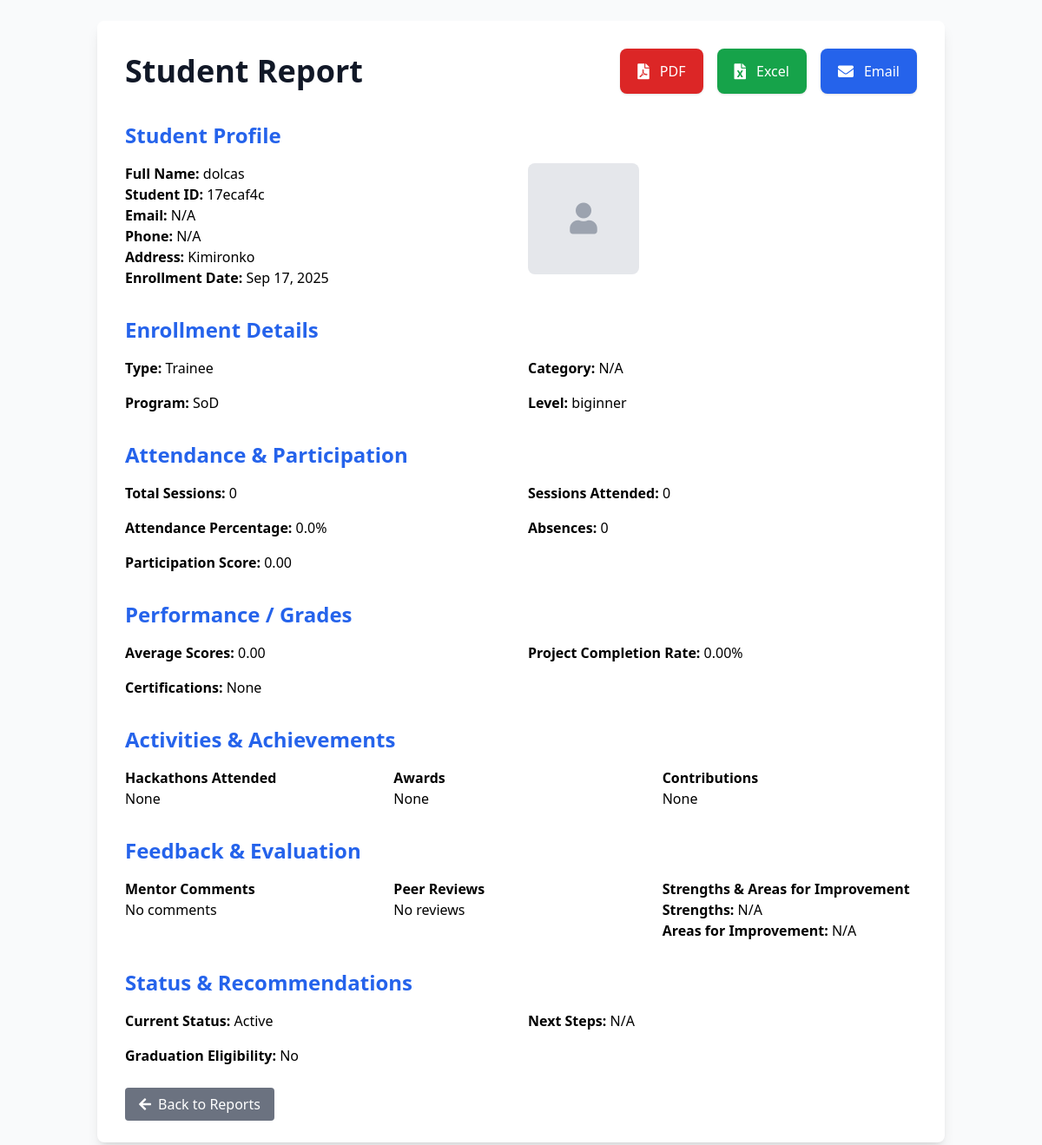
/student-report/18/ (signed in), run on the app's committed database.
### admin_panel/models.py (models this page shows, shortened)
class Student(models.Model):
    TRAINEE = 'trainee'
    INTERNEE_UNIVERSITY = 'internee-university'
    INTERNEE_HIGHSCHOOL = 'internee-highschool'
    TYPE_CHOICES = [
        (TRAINEE, 'Trainee'),
        (INTERNEE_UNIVERSITY, 'Internee (University)'),
        (INTERNEE_HIGHSCHOOL, 'Internee (High School)'),
    ]
    IOT = 'iot'
    SOD = 'sod'
    PROGRAM_CHOICES = [
        (IOT, 'IoT'),
        (SOD, 'SoD'),
    ]
    ACTIVE = 'active'
    GRADUATED = 'graduated'
    DROPPED = 'dropped'
    ON_HOLD = 'on_hold'
    STATUS_CHOICES = [
        (ACTIVE, 'Active'),
        (GRADUATED, 'Graduated'),
        (DROPPED, 'Dropped'),
        (ON_HOLD, 'On Hold'),
    ]
    name = models.CharField(max_length=100)
    student_id = models.CharField(max_length=20, unique=True, blank=True)
    email = models.EmailField(blank=True)
    phone = models.CharField(max_length=15, blank=True)
    address = models.TextField(blank=True)
    enrollment_date = models.DateField(default=timezone.now)
    photo = models.ImageField(upload_to='student_photos/', blank=True, null=True)
    type = models.CharField(max_length=30, choices=TYPE_CHOICES)
    category = models.CharField(max_length=100, blank=True)  # Optional, can be used for further categorization
    program = models.CharField(max_length=10, choices=PROGRAM_CHOICES)
    level = models.CharField(max_length=50)
    total_sessions = models.PositiveIntegerField(default=0)
    attended_sessions = models.PositiveIntegerField(default=0)
    absences = models.PositiveIntegerField(default=0)
    participation_score = models.DecimalField(max_digits=5, decimal_places=2, default=0.00)
    avg_scores = models.DecimalField(max_digits=5, decimal_places=2, default=0.00)
    project_completion_rate = models.DecimalField(max_digits=5, decimal_places=2, default=0.00)
    certifications = models.TextField(blank=True)
    progress_graph_data = JSONField(blank=True, null=True)  # List of {'date': 'YYYY-MM-DD', 'score': 85.5}
    hackathons_attended = models.TextField(blank=True)
    awards = models.TextField(blank=True)
    contributions = models.TextField(blank=True)
    mentor_comments = models.TextField(blank=True)
    peer_reviews = models.TextField(blank=True)
    strengths = models.TextField(blank=True)
    areas_for_improvement = models.TextField(blank=True)
    current_status = models.CharField(max_length=20, choices=STATUS_CHOICES, default=ACTIVE)
    next_steps = models.TextField(blank=True)
    graduation_eligibility = models.BooleanField(default=False)
    @property
    def attendance_percentage(self):
        if self.total_sessions > 0:
            return (self.attended_sessions / self.total_sessions) * 100
        return 0

### admin_panel/views.py (the view)
# urls.py: path('student-report/<int:student_id>/', views.student_report_detail, name='student_report_detail'),
@login_required
def student_report_detail(request, student_id):
    student = get_object_or_404(Student, id=student_id)
    return render(request, 'admin_panel/student_report_detail.html', {'student': student})

### templates/admin_panel/student_report_detail.html (shortened to what this page needs)
{% load static %}
<!DOCTYPE html>
<html lang="en">
<head>
    <script src="https://cdn.tailwindcss.com"></script>
    <link href="https://cdnjs.cloudflare.com/ajax/libs/font-awesome/5.15.4/css/all.min.css" rel="stylesheet">
    <link rel="stylesheet" href="{% static 'styles.css' %}">
</head>
<body class="bg-gray-50 min-h-screen font-sans">
    <div class="max-w-5xl mx-auto p-6">
        <div class="bg-white rounded-lg shadow-lg p-8">
            <div class="flex flex-col md:flex-row justify-between items-center mb-8 space-y-4 md:space-y-0">
                <h1 class="text-4xl font-extrabold text-gray-900">Student Report</h1>
                <div class="flex space-x-4">
                    <a href="{% url 'admin_panel:export_student_report_pdf' student.id %}" class="flex items-center bg-red-600 text-white px-5 py-3 rounded-lg shadow hover:bg-red-700 transition">
                        <i class="fas fa-file-pdf mr-3 text-lg"></i> PDF
                    </a>
                    <a href="{% url 'admin_panel:export_student_report_excel' student.id %}" class="flex items-center bg-green-600 text-white px-5 py-3 rounded-lg shadow hover:bg-green-700 transition">
                        <i class="fas fa-file-excel mr-3 text-lg"></i> Excel
                    </a>
                    <button onclick="openEmailModal()" class="flex items-center bg-blue-600 text-white px-5 py-3 rounded-lg shadow hover:bg-blue-700 transition focus:outline-none focus:ring-2 focus:ring-blue-500">
                        <i class="fas fa-envelope mr-3 text-lg"></i> Email
                    </button>
                </div>
            </div>
            <section class="mb-8">
<h2 class="text-2xl font-semibold mb-4 text-blue-600">Student Profile</h2>
                <div class="grid grid-cols-1 md:grid-cols-2 gap-4">
                    <div>
                        <p><strong>Full Name:</strong> {{ student.name }}</p>
                        <p><strong>Student ID:</strong> {{ student.student_id|default:"N/A" }}</p>
                        <p><strong>Email:</strong> {{ student.email|default:"N/A" }}</p>
                        <p><strong>Phone:</strong> {{ student.phone|default:"N/A" }}</p>
                        <p><strong>Address:</strong> {{ student.address|default:"N/A" }}</p>
                        <p><strong>Enrollment Date:</strong> {{ student.enrollment_date|date:"M d, Y" }}</p>
                    </div>
                    <div>
                        {% if student.photo %}
                        <img src="{{ student.photo.url }}" alt="Student Photo" class="w-32 h-32 object-cover rounded-lg">
                        {% else %}
                        <div class="w-32 h-32 bg-gray-200 rounded-lg flex items-center justify-center">
                            <i class="fas fa-user text-gray-400 text-4xl"></i>
                        </div>
                        {% endif %}
                    </div>
                </div>
            </section>
            <section class="mb-8">
<h2 class="text-2xl font-semibold mb-4 text-blue-600">Enrollment Details</h2>
                <div class="grid grid-cols-1 md:grid-cols-2 gap-4">
                    <p><strong>Type:</strong> {{ student.get_type_display }}</p>
                    <p><strong>Category:</strong> {{ student.category|default:"N/A" }}</p>
                    <p><strong>Program:</strong> {{ student.get_program_display }}</p>
                    <p><strong>Level:</strong> {{ student.level }}</p>
                </div>
            </section>
            <section class="mb-8">
<h2 class="text-2xl font-semibold mb-4 text-blue-600">Attendance & Participation</h2>
                <div class="grid grid-cols-1 md:grid-cols-2 gap-4">
                    <p><strong>Total Sessions:</strong> {{ student.total_sessions }}</p>
                    <p><strong>Sessions Attended:</strong> {{ student.attended_sessions }}</p>
                    <p><strong>Attendance Percentage:</strong> {{ student.attendance_percentage|floatformat:1 }}%</p>
                    <p><strong>Absences:</strong> {{ student.absences }}</p>
                    <p><strong>Participation Score:</strong> {{ student.participation_score }}</p>
                </div>
            </section>
            <section class="mb-8">
<h2 class="text-2xl font-semibold mb-4 text-blue-600">Performance / Grades</h2>
                <div class="grid grid-cols-1 md:grid-cols-2 gap-4">
                    <p><strong>Average Scores:</strong> {{ student.avg_scores }}</p>
                    <p><strong>Project Completion Rate:</strong> {{ student.project_completion_rate }}%</p>
                    <p><strong>Certifications:</strong> {{ student.certifications|default:"None" }}</p>
                </div>
            </section>
            <section class="mb-8">
<h2 class="text-2xl font-semibold mb-4 text-blue-600">Activities & Achievements</h2>
                <div class="grid grid-cols-1 md:grid-cols-3 gap-4">
                    <div>
                        <h3 class="font-semibold">Hackathons Attended</h3>
                        <p>{{ student.hackathons_attended|default:"None" }}</p>
                    </div>
                    <div>
                        <h3 class="font-semibold">Awards</h3>
                        <p>{{ student.awards|default:"None" }}</p>
                    </div>
                    <div>
                        <h3 class="font-semibold">Contributions</h3>
                        <p>{{ student.contributions|default:"None" }}</p>
                    </div>
                </div>
            </section>
            <section class="mb-8">
<h2 class="text-2xl font-semibold mb-4 text-blue-600">Feedback & Evaluation</h2>
                <div class="grid grid-cols-1 md:grid-cols-3 gap-4">
                    <div>
                        <h3 class="font-semibold">Mentor Comments</h3>
                        <p>{{ student.mentor_comments|default:"No comments" }}</p>
                    </div>
                    <div>
                        <h3 class="font-semibold">Peer Reviews</h3>
                        <p>{{ student.peer_reviews|default:"No reviews" }}</p>
                    </div>
                    <div>
                        <h3 class="font-semibold">Strengths & Areas for Improvement</h3>
                        <p><strong>Strengths:</strong> {{ student.strengths|default:"N/A" }}</p>
                        <p><strong>Areas for Improvement:</strong> {{ student.areas_for_improvement|default:"N/A" }}</p>
                    </div>
                </div>
            </section>
            <section class="mb-8">
<h2 class="text-2xl font-semibold mb-4 text-blue-600">Status & Recommendations</h2>
                <div class="grid grid-cols-1 md:grid-cols-2 gap-4">
                    <p><strong>Current Status:</strong> {{ student.get_current_status_display }}</p>
                    <p><strong>Next Steps:</strong> {{ student.next_steps|default:"N/A" }}</p>
                    <p><strong>Graduation Eligibility:</strong> {% if student.graduation_eligibility %}Yes{% else %}No{% endif %}</p>
                </div>
            </section>
            <div class="mt-8">
                <a href="{% url 'admin_panel:dashboard' %}?section=reports" class="bg-gray-500 text-white px-4 py-2 rounded hover:bg-gray-600">
                    <i class="fas fa-arrow-left mr-2"></i>Back to Reports
                </a>
            </div>
        </div>
    </div>
</body>
</html>

### data on the page
Student: name "dolcas", student_id "17ecaf4c", email "N/A", phone "N/A", address "Kimironko", enrollment_date "Sep 17, 2025", type "Trainee", category "N/A", program "SoD", level "biginner", total_sessions "0", attended_sessions "0", attendance_percentage "0.0", absences "0", participation_score "0.00", avg_scores "0.00", project_completion_rate "0.00", certifications "None", hackathons_attended "None", awards "None", contributions "None", mentor_comments "No comments", peer_reviews "No reviews", strengths "N/A", areas_for_improvement "N/A", current_status "Active", next_steps "N/A"
